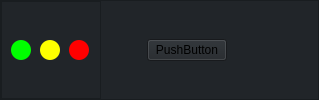
     <widget class="QFrame" name="titlebar">
      <property name="styleSheet">
       <string notr="true">background-color:#212529</string>
      </property>
      <property name="frameShape">
       <enum>QFrame::StyledPanel</enum>
      </property>
      <property name="frameShadow">
       <enum>QFrame::Raised</enum>
      </property>
      <layout class="QHBoxLayout" name="horizontalLayout_4">
       <property name="spacing">
        <number>6</number>
       </property>
       <property name="leftMargin">
        <number>0</number>
       </property>
       <property name="topMargin">
        <number>0</number>
       </property>
       <property name="rightMargin">
        <number>15</number>
       </property>
       <property name="bottomMargin">
        <number>0</number>
       </property>
       <item>
        <widget class="QFrame" name="frame_8">
         <property name="minimumSize">
          <size>
           <width>100</width>
           <height>0</height>
          </size>
         </property>
         <property name="styleSheet">
          <string notr="true">background-color:#212529</string>
         </property>
         <property name="frameShape">
          <enum>QFrame::StyledPanel</enum>
         </property>
         <property name="frameShadow">
          <enum>QFrame::Raised</enum>
         </property>
         <layout class="QHBoxLayout" name="horizontalLayout_2">
          <property name="spacing">
           <number>0</number>
          </property>
          <property name="leftMargin">
           <number>0</number>
          </property>
          <property name="rightMargin">
           <number>0</number>
          </property>
          <item>
           <widget class="QPushButton" name="mini_btn">
            <property name="minimumSize">
             <size>
              <width>20</width>
              <height>20</height>
             </size>
            </property>
            <property name="maximumSize">
             <size>
              <width>20</width>
              <height>20</height>
             </size>
            </property>
            <property name="cursor">
             <cursorShape>PointingHandCursor</cursorShape>
            </property>
            <property name="styleSheet">
             <string notr="true">QPushButton {
	min-width:20;
	min-height:20;
    max-width:20;
	max-height:20;
    background-color: #00FF00;
    border-radius: 10;
 
   
    }

QPushButton:hover {
    background: #023020
        
    }

QPushButton:pressed {
    
    background: #023020
        
    }</string>
            </property>
            <property name="text">
             <string/>
            </property>
           </widget>
          </item>
          <item>
           <widget class="QPushButton" name="maxi_btn">
            <property name="minimumSize">
             <size>
              <width>20</width>
              <height>20</height>
             </size>
            </property>
            <property name="maximumSize">
             <size>
              <width>20</width>
              <height>20</height>
             </size>
            </property>
            <property name="cursor">
             <cursorShape>PointingHandCursor</cursorShape>
            </property>
            <property name="styleSheet">
             <string notr="true">QPushButton {
	min-width:20;
	min-height:20;
    max-width:20;
	max-height:20;
    background-color: #FFFF00;
    border-radius: 10;
 
  
    
    }

QPushButton:hover {
    background:  #8B8000
        
    }

QPushButton:pressed {
    
    background:  #8B8000
        
    }</string>
            </property>
            <property name="text">
             <string/>
            </property>
           </widget>
          </item>
          <item>
           <widget class="QPushButton" name="exit_btn">
            <property name="minimumSize">
             <size>
              <width>20</width>
              <height>20</height>
             </size>
            </property>
            <property name="maximumSize">
             <size>
              <width>20</width>
              <height>20</height>
             </size>
            </property>
            <property name="cursor">
             <cursorShape>PointingHandCursor</cursorShape>
            </property>
            <property name="styleSheet">
             <string notr="true">QPushButton {
	min-width:20;
	min-height:20;
    max-width:20;
	max-height:20;
    background-color: #FF0000;
  
    border-radius: 10;
 
    
    
    }

QPushButton:hover {
    background:  #8B0000
        
    }

QPushButton:pressed {
    
    background:  #8B0000
        
    }</string>
            </property>
            <property name="text">
             <string/>
            </property>
           </widget>
          </item>
         </layout>
        </widget>
       </item>
       <item>
        <spacer name="horizontalSpacer">
         <property name="orientation">
          <enum>Qt::Horizontal</enum>
         </property>
         <property name="sizeHint" stdset="0">
          <size>
           <width>40</width>
           <height>20</height>
          </size>
         </property>
        </spacer>
       </item>
       <item>
        <widget class="QPushButton" name="pushButton_18">
         <property name="text">
          <string>PushButton</string>
         </property>
        </widget>
       </item>
       <item>
        <widget class="QPushButton" name="pushButton_12">
         <property name="styleSheet">
          <string notr="true">border:0px</string>
         </property>
         <property name="text">
          <string/>
         </property>
         <property name="icon">
          <iconset resource="resource.qrc">
           <normaloff>:/i/resources/icons/settings.png</normaloff>:/i/resources/icons/settings.png</iconset>
         </property>
         <property name="iconSize">
          <size>
           <width>20</width>
           <height>20</height>
          </size>
         </property>
        </widget>
       </item>
       <item>
        <widget class="QPushButton" name="pushButton_17">
         <property name="styleSheet">
          <string notr="true">border:0px</string>
         </property>
         <property name="text">
          <string/>
         </property>
         <property name="icon">
          <iconset resource="resource.qrc">
           <normaloff>:/i/resources/icons/trash.png</normaloff>:/i/resources/icons/trash.png</iconset>
         </property>
         <property name="iconSize">
          <size>
           <width>20</width>
           <height>20</height>
          </size>
         </property>
        </widget>
       </item>
      </layout>
     </widget>
